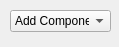
<?xml version="1.0" encoding="UTF-8"?>
<ui version="4.0">
 <class>inspector</class>
 <widget class="QWidget" name="inspector">
  <property name="geometry">
   <rect>
    <x>0</x>
    <y>0</y>
    <width>119</width>
    <height>47</height>
   </rect>
  </property>
  <property name="windowTitle">
   <string>Form</string>
  </property>
  <widget class="QComboBox" name="AddComponentComboBox">
   <property name="geometry">
    <rect>
     <x>10</x>
     <y>10</y>
     <width>101</width>
     <height>22</height>
    </rect>
   </property>
   <item>
    <property name="text">
     <string>Add Component</string>
    </property>
   </item>
   <item>
    <property name="text">
     <string>Transform</string>
    </property>
   </item>
   <item>
    <property name="text">
     <string>Basic Primitive</string>
    </property>
   </item>
  </widget>
 </widget>
 <resources/>
 <connections/>
</ui>
